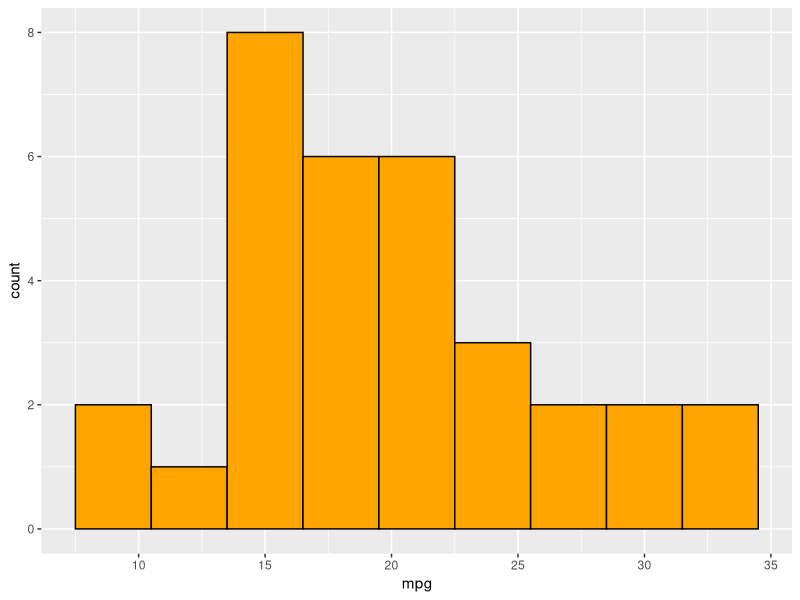

Generate this figure with R:

# HGEN 612 Project 1
# Rachel Pitts
# Feb. 4 2026

###################################

# load required packages

library(ggplot2)

# load mtcars dataset

data("mtcars")

?mtcars  # 32 observations, 11 numeric variables


# initial plot

ggplot(mtcars,
       aes(x = mpg)) +
 geom_histogram(binwidth = 3, fill = "orange", color = "black")
